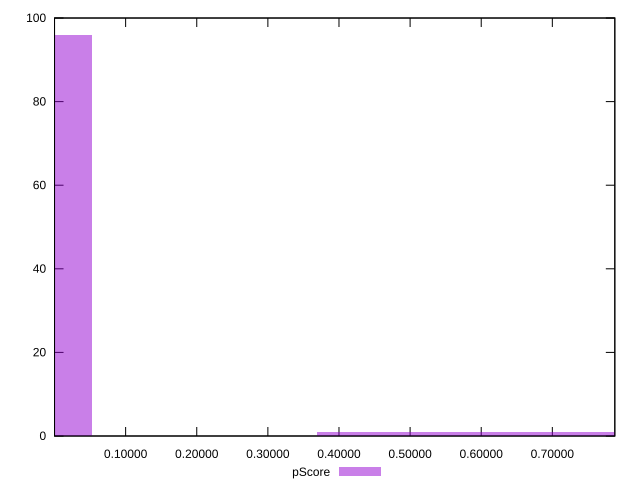

Source code (gnuplot):
reset

$pScore <<EOF
0.528226751144805 1
0.633872101373766 1
0 96
0.422581400915844 1
0.739517451602727 1
EOF

set key outside below
set boxwidth 0.105645350228961
set xrange [0.00001954792028646679:0.7878634385796381]
set yrange [0:100]
set trange [0:100]
set style fill transparent solid 0.5 noborder
set terminal svg size 640, 490 enhanced background rgb 'white'
set output "reports/report_00027_2021-02-24T12-40-31.850Z/largest-contentful-paint/samples/astro/pScore/histogram.svg"

plot $pScore title "pScore" with boxes

reset
